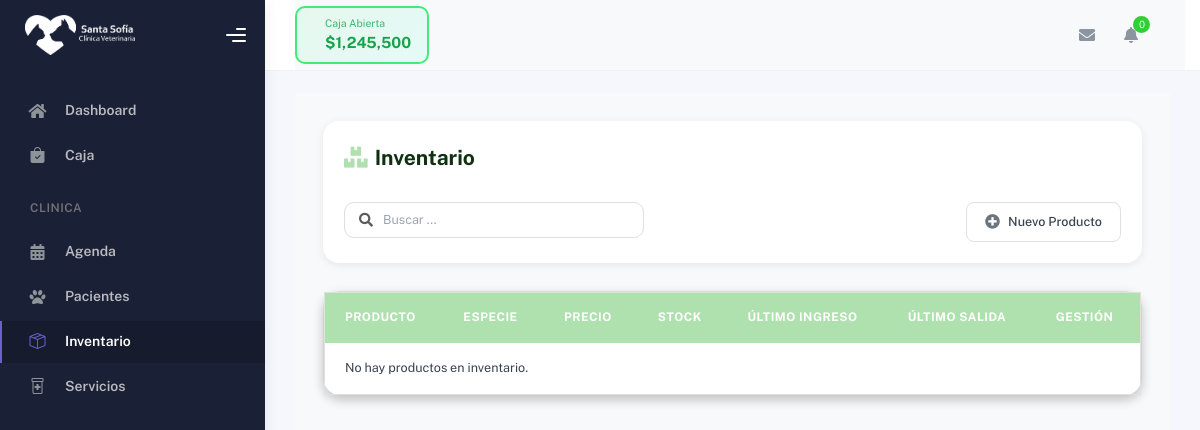
The app's page /hospital/inventario/, older data.
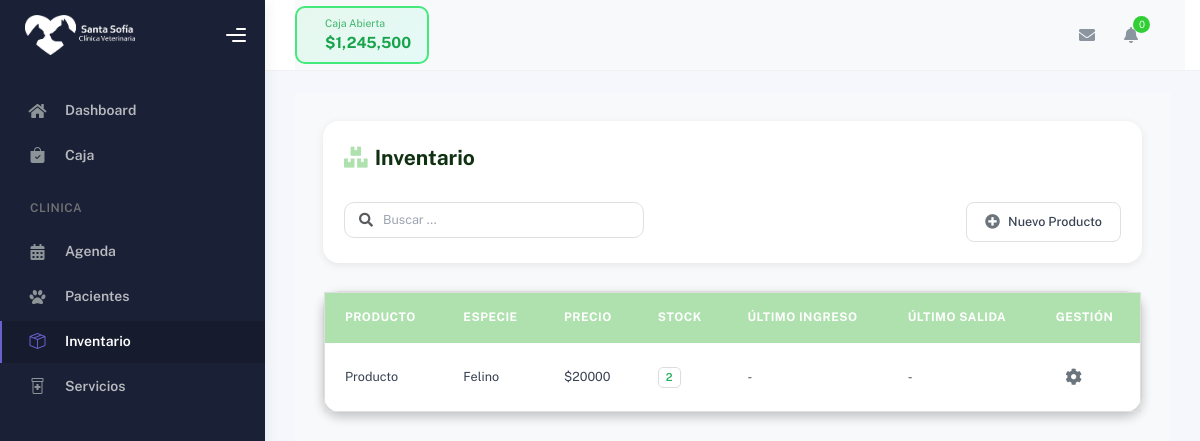
The same page, newer data.
### hospital/models.py (models this page shows, shortened)
class Insumo(models.Model):
    idInventario = models.AutoField(primary_key=True)
    medicamento = models.CharField(max_length=200)
    categoria = models.CharField(max_length=100, blank=True, null=True)
    sku = models.CharField(max_length=100, blank=True, null=True)
    codigo_barra = models.CharField(max_length=100, blank=True, null=True)
    presentacion = models.CharField(max_length=150, blank=True, null=True)
    especie = models.CharField(max_length=50, blank=True, null=True)
    descripcion = models.TextField(blank=True, null=True)
    unidad_medida = models.CharField(max_length=50, blank=True, null=True)
    precio_venta = models.FloatField(default=0)
    margen = models.FloatField(default=0)
    stock_actual = models.IntegerField(default=0)
    stock_minimo = models.IntegerField(default=0)
    stock_maximo = models.IntegerField(default=0)
    almacenamiento = models.TextField(blank=True, null=True)
    precauciones = models.TextField(blank=True, null=True)
    contraindicaciones = models.TextField(blank=True, null=True)
    efectos_adversos = models.TextField(blank=True, null=True)
    dosis_ml = models.FloatField(blank=True, null=True)
    peso_kg = models.FloatField(blank=True, null=True)
    fecha_creacion = models.DateTimeField(default=timezone.now)
    class Meta:
        db_table = "Insumo"
        ordering = ["medicamento"]

### hospital/views.py (the view)
# urls.py: path('inventario/', views.inventario, name='inventario'),
def inventario(request):
    insumos = Insumo.objects.all()
    return render(request, 'inventario/inventario.html', {'insumos': insumos})

### hospital/templates/inventario/inventario.html (shortened to what this page needs)
{% extends "partials/base_table.html" %}
{% load static %}
{% block extra_css %}
<link rel="stylesheet" href="{% static 'css/style_inventario.css' %}" type="text/css" media="all">
{% endblock %}
{% block table_title %}
<i class="fas fa-boxes"></i> Inventario
{% endblock %}
{% block table_buttons %}
<button type="button" onclick="abrirModalNuevoProducto()">
    <i class="fas fa-plus-circle"></i> Nuevo Producto
</button>
{% endblock %}
{% block table_columns %}
<th>Producto</th>
<th>Especie</th>
<th>Precio</th>
<th>Stock</th>
<th>Último Ingreso</th>
<th>Último Salida</th>
<th>Gestión</th>
{% endblock %}
{% block table_rows %}
{% for insumo in insumos %}
<tr data-id="{{ insumo.idInventario }}" data-especie="{{ insumo.especie|default_if_none:'' }}" data-stock="ok"
    data-dosis-ml="{{ insumo.dosis_ml }}" data-peso-kg="{{ insumo.peso_kg }}">
    <td>{{ insumo.medicamento }}</td>
    <td>{{ insumo.especie }}</td>
    <td>${{ insumo.precio_venta|floatformat:0 }}</td>
    <td><span class="badge stock-ok">{{ insumo.stock_actual }}</span></td>
    <td>-</td>
    <td>-</td>
    <td>
        <div class="manage-wheel">
            <button type="button" onclick="toggleWheel(this)">
                <i class="fas fa-cog"></i>
            </button>
        </div>
    </td>
</tr>
{% empty %}
<tr>
    <td colspan="7">No hay productos en inventario.</td>
</tr>
{% endfor %}
{% endblock %}

Row changes from the older to the newer data that the page shows:
added Insumo: medicamento "Producto", especie "Felino", precio_venta "20000", stock_actual "2"
Text that changed along with them:
text no longer shown: "No hay productos en inventario."
